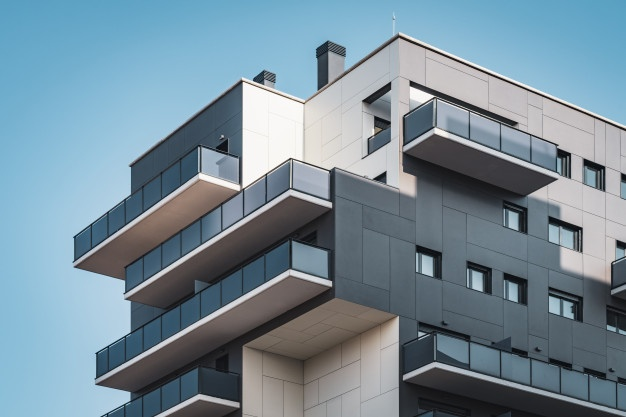
#> input picture relatorios/building.jpg, 626 x 417 px
$ jupyter execute relatorio6.ipynb
#> lines starting #> are read from the running program, lines starting #| are printed output that depends on the picture; after the words box and inside, x2 and y2 are one past the last pixel; in counts of white or black regions, pixels touching at a corner belong together
# Relatório 6 - Features

Tutoriais utilizados

https://docs.opencv.org/4.5.3/df/d54/tutorial_py_features_meaning.html

https://docs.opencv.org/4.5.3/dc/d0d/tutorial_py_features_harris.html

https://docs.opencv.org/4.5.3/d4/d8c/tutorial_py_shi_tomasi.html

https://docs.opencv.org/4.5.3/da/df5/tutorial_py_sift_intro.html

## Primeiro vamos importar as bibliotecas utilizadas nessa atividade

[cell 1]
import numpy as np # numpy - biblioteca python muito útil para trabalhar com operações vetorizadas em um conjunto de dados
import cv2 as cv # opencv - biblioteca crossplataforma de processamento de imagem e vídeo criada pela Intel
from matplotlib import pyplot as plt # matplotlib - biblioteca completa de visualização de dados

## Método de Detecção de Harris

[cell 2]
# carregamos a imagem que vamos utilizar para testar os algoritmos para detecção de corners
img = cv.imread('building.jpg')
#> img is the input picture: shape (417, 626, 3); mean B, G, R 152.7, 140, 118.6
# transformamos uma imagem que inicialmente estava no espaço BGR para o grayscale e transformamos esses valores em floats
gray = cv.cvtColor(img,cv.COLOR_BGR2GRAY)
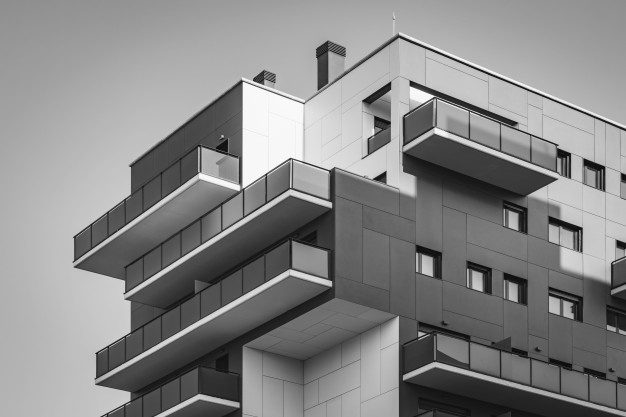
#> gray: shape (417, 626); min 7, max 255, mean 135
gray = np.float32(gray)
# aplicamos a técnica de detecção de corners de Harris com os seguintes parametros
# blockSize = 2 - It is the size of neighbourhood considered for corner detection
# ksize = 3 - Aperture parameter of the Sobel derivative used.
# k = 0.04 - Harris detector free parameter in the equation.
# estes são os valores ligeiramente modificados dos usados no tutorial referência
dst = cv.cornerHarris(gray,2,3,0.01)
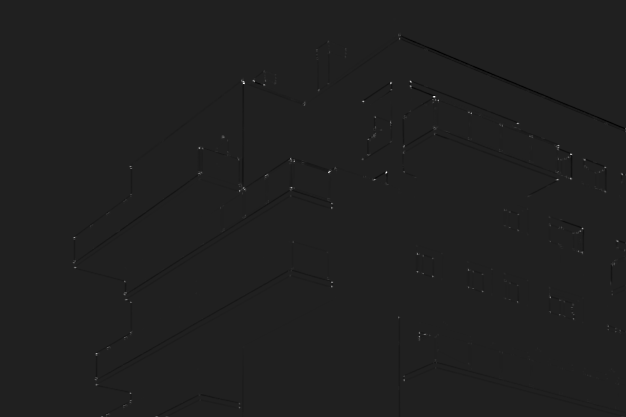
#> dst: shape (417, 626) float32; min -10339742, max 71247696, mean -20282.3; drawn with min black and max white
#result is dilated for marking the corners, not important
dst = cv.dilate(dst,None)
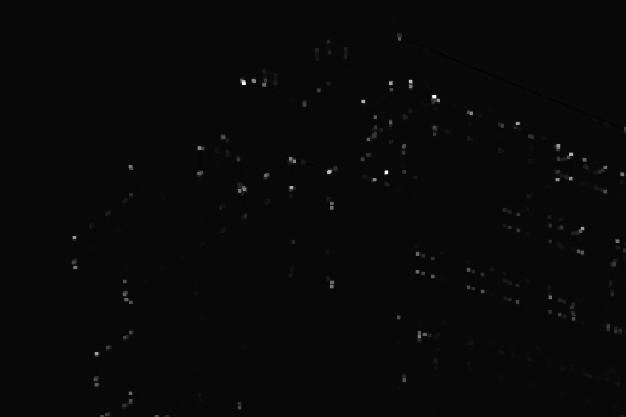
#> dst: shape (417, 626) float32; min -2519913, max 71247696, mean 207802.1; drawn with min black and max white
# Threshold for an optimal value, it may vary depending on the image.
img[dst>0.01*dst.max()]=[0,0,255]
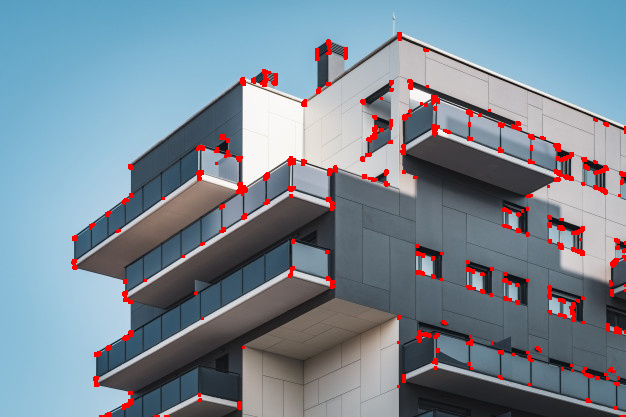
#> img: shape (417, 626, 3); 2.61% of pixels changed, all inside (x1, y1, x2, y2) = (71, 32, 626, 417)
plt.figure(figsize=(10,10))
plt.imshow(cv.cvtColor(img,cv.COLOR_BGR2RGB)),plt.title('Método de detecção de Harris')
plt.show()

## Método de Detecção de Shi-Tomasi

[cell 3]
# utilizaremos a mesma foto do item anterior, para comparar os diferentes métodos
img = cv.imread('building.jpg')
# transformamos uma imagem que inicialmente estava no espaço BGR para o grayscale e transformamos esses valores em floats
gray = cv.cvtColor(img,cv.COLOR_BGR2GRAY)
# o método de shi-tomasi utiliza um scoring modificado em relação ao de Harris, ele está implementado na função goodFeaturesToTrack do opencv
corners = cv.goodFeaturesToTrack(gray,25,0.01,10)
#> corners = 25 rows, first 8: [242, 81], [410, 81], [385, 172], [433, 96], [390, 82], [621, 173], [570, 178], [517, 123]
# transformamos os valores de corners em inteiros
corners = np.int0(corners)
# e aplicamos as marcações por cima da imagem original
for i in corners:
    x,y = i.ravel()
    cv.circle(img,(x,y),3,255,-1)
#> this loop made 25 passes
#> (x, y) on passes 1 to 12: (242, 81), (410, 81), (385, 172), (433, 96), (390, 82), (621, 173), (570, 178), (517, 123), (263, 83), (617, 241), (96, 353), (419, 335)
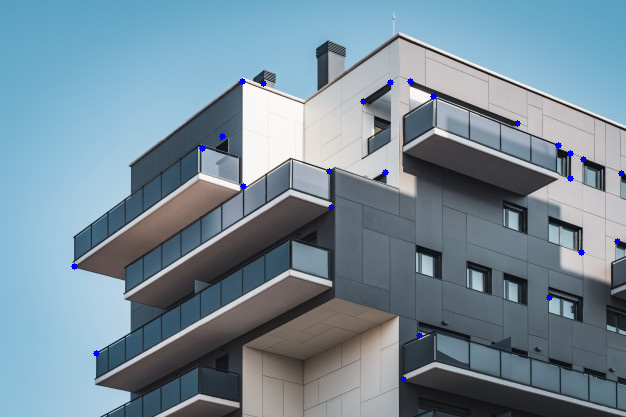
#> img: shape (417, 626, 3); 0.28% of pixels changed, all inside (x1, y1, x2, y2) = (71, 78, 625, 383)
plt.figure(figsize=(10,10))
plt.imshow(cv.cvtColor(img,cv.COLOR_BGR2RGB)),plt.title('Método de detecção de Shi-Tomasi')
plt.show()

## Método SIFT (Scale-Invariant Feature Transform)

[cell 4]
# novamente carregados a nossa imagem
img = cv.imread('building.jpg')
# transformamos em um espaço de escala de cinzas
gray= cv.cvtColor(img,cv.COLOR_BGR2GRAY)
# aplicamos a técnica no resultado da imagem
sift = cv.SIFT_create()
kp = sift.detect(gray,None)
#> kp = 469 keypoints; strongest (x, y, size): (412, 84, 4.4), (382, 177, 6.5), (620, 244, 5.9), (587, 163, 6.2)
# e por fim as marcações são aplicadas em cima da imagem original
img=cv.drawKeypoints(gray,kp,img)
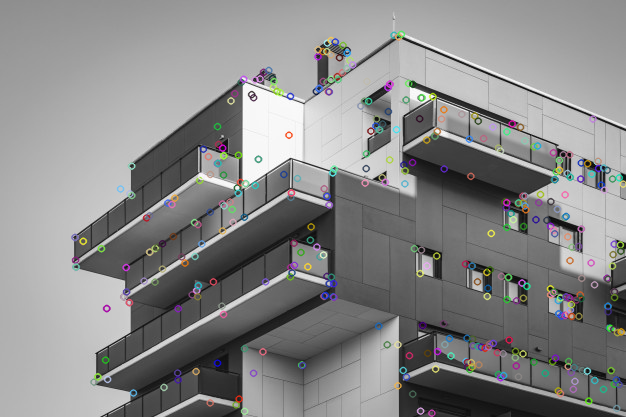
#> img: shape (417, 626, 3); mean B, G, R 135.6, 135.6, 135.6
plt.figure(figsize=(10,10))
plt.imshow(cv.cvtColor(img,cv.COLOR_BGR2RGB))
plt.show()

$ run again, with relatorios/clahe_2.jpg copied over relatorios/building.jpg
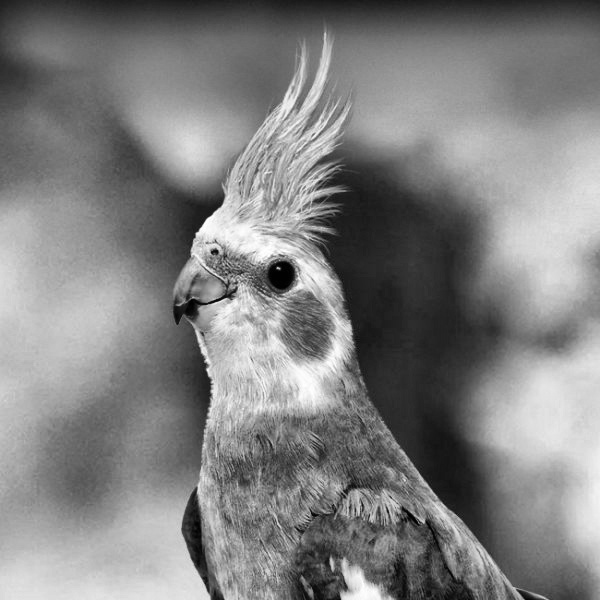
#> input picture relatorios/clahe_2.jpg, 600 x 600 px
#> img is the input picture: shape (600, 600, 3); min 0, max 255, mean 129.1
#> corners = 25 rows, first 8: [277, 267], [196, 233], [205, 361], [423, 522], [211, 384], [236, 281], [212, 252], [226, 282]
#> the loop `for i in corners:` made 25 passes
#> after the loop `for i in corners:`:
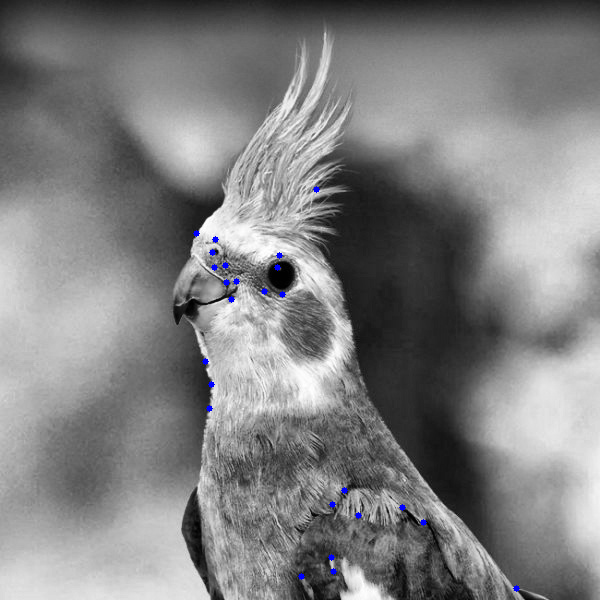
#> img: shape (600, 600, 3); 0.2% of pixels changed, all inside (x1, y1, x2, y2) = (193, 186, 520, 592)
#> kp = 1269 keypoints; strongest (x, y, size): (280, 275, 21), (278, 268, 2.1), (215, 251, 4.4), (315, 277, 24.3)
#> `img=cv.drawKeypoints(gray,kp,img)`:
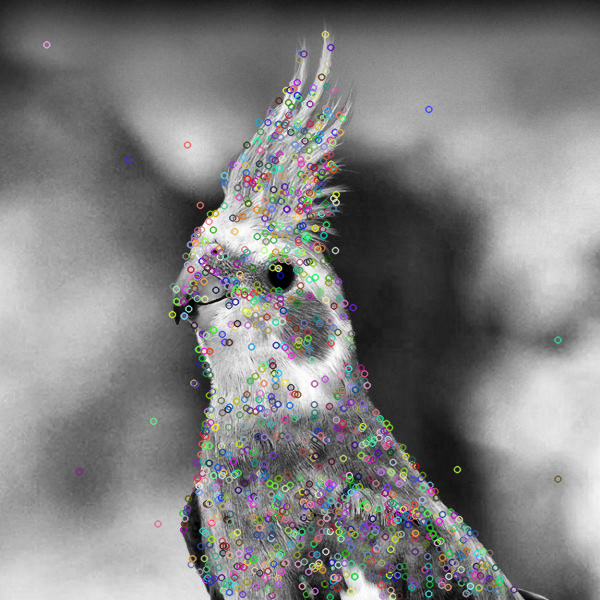
#> img: shape (600, 600, 3); 11.96% of pixels changed, all inside (x1, y1, x2, y2) = (42, 30, 563, 600)

$ run again, with relatorios/photo.jpg copied over relatorios/building.jpg
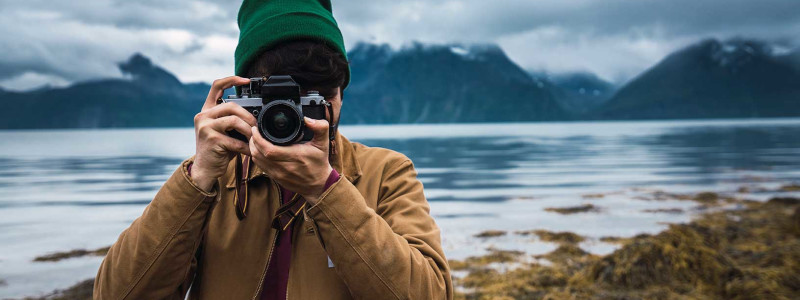
#> input picture relatorios/photo.jpg, 800 x 300 px
#> img is the input picture: shape (300, 800, 3); mean B, G, R 122.7, 118.6, 108.1
#> corners = 25 rows, first 8: [304, 117], [221, 101], [233, 86], [322, 100], [227, 186], [332, 169], [235, 75], [242, 106]
#> the loop `for i in corners:` made 25 passes
#> after the loop `for i in corners:`:
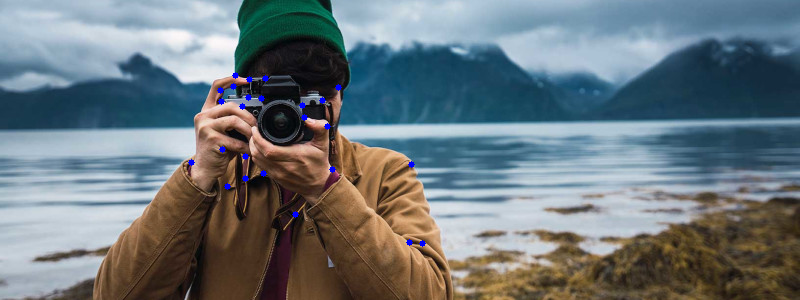
#> img: shape (300, 800, 3); 0.3% of pixels changed, all inside (x1, y1, x2, y2) = (188, 72, 426, 247)
#> kp = 784 keypoints; strongest (x, y, size): (323, 123, 6.1), (245, 80, 4), (310, 121, 6.1), (233, 132, 9.3)
#> `img=cv.drawKeypoints(gray,kp,img)`:
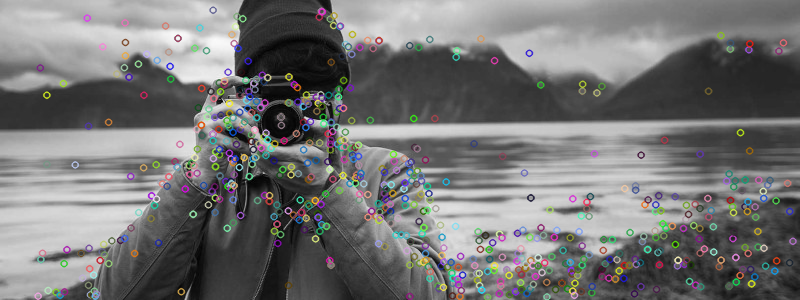
#> img: shape (300, 800, 3); mean B, G, R 116.9, 117, 117
